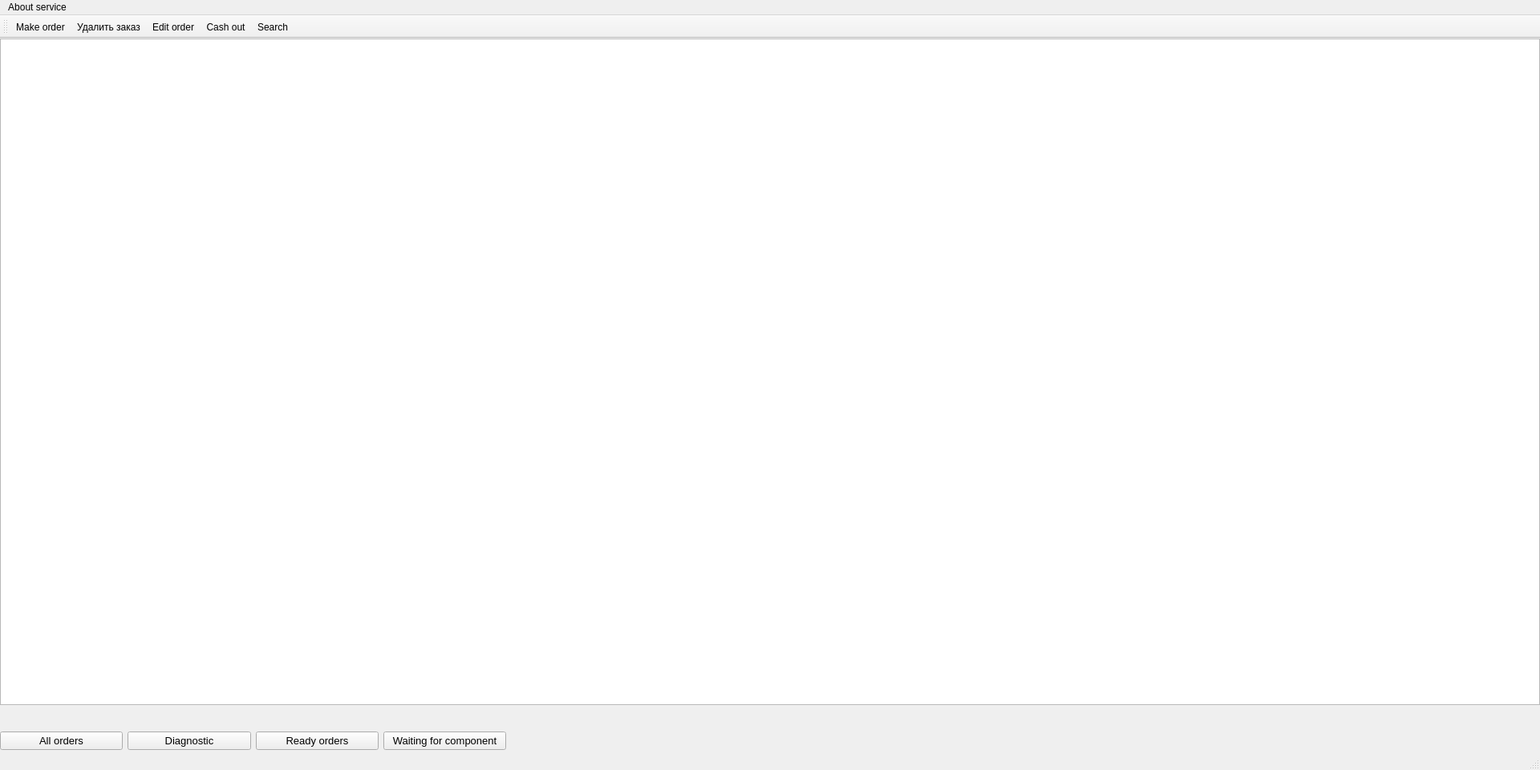
<?xml version="1.0" encoding="UTF-8"?>
<ui version="4.0">
 <class>MainWindow</class>
 <widget class="QMainWindow" name="MainWindow">
  <property name="geometry">
   <rect>
    <x>0</x>
    <y>0</y>
    <width>1920</width>
    <height>960</height>
   </rect>
  </property>
  <property name="windowTitle">
   <string>Repair</string>
  </property>
  <widget class="QWidget" name="centralwidget">
   <widget class="QTableView" name="tableView">
    <property name="geometry">
     <rect>
      <x>0</x>
      <y>0</y>
      <width>1920</width>
      <height>831</height>
     </rect>
    </property>
   </widget>
   <widget class="QWidget" name="layoutWidget">
    <property name="geometry">
     <rect>
      <x>0</x>
      <y>850</y>
      <width>631</width>
      <height>51</height>
     </rect>
    </property>
    <layout class="QGridLayout" name="gridLayout">
     <property name="sizeConstraint">
      <enum>QLayout::SetDefaultConstraint</enum>
     </property>
     <item row="0" column="2">
      <widget class="QPushButton" name="pb_view">
       <property name="sizePolicy">
        <sizepolicy hsizetype="Minimum" vsizetype="Fixed">
         <horstretch>0</horstretch>
         <verstretch>0</verstretch>
        </sizepolicy>
       </property>
       <property name="font">
        <font>
         <pointsize>10</pointsize>
        </font>
       </property>
       <property name="text">
        <string>Ready orders</string>
       </property>
      </widget>
     </item>
     <item row="0" column="4">
      <widget class="QPushButton" name="pb_component">
       <property name="font">
        <font>
         <pointsize>10</pointsize>
        </font>
       </property>
       <property name="text">
        <string>Waiting for component</string>
       </property>
      </widget>
     </item>
     <item row="0" column="0">
      <widget class="QPushButton" name="pb_all">
       <property name="font">
        <font>
         <pointsize>10</pointsize>
        </font>
       </property>
       <property name="text">
        <string>All orders</string>
       </property>
      </widget>
     </item>
     <item row="0" column="1">
      <widget class="QPushButton" name="pb_diagnostic">
       <property name="font">
        <font>
         <pointsize>10</pointsize>
        </font>
       </property>
       <property name="text">
        <string>Diagnostic</string>
       </property>
      </widget>
     </item>
    </layout>
   </widget>
  </widget>
  <widget class="QMenuBar" name="menubar">
   <property name="geometry">
    <rect>
     <x>0</x>
     <y>0</y>
     <width>1920</width>
     <height>21</height>
    </rect>
   </property>
   <widget class="QMenu" name="menuAbout_service">
    <property name="title">
     <string>About service</string>
    </property>
    <addaction name="about_action"/>
   </widget>
   <addaction name="menuAbout_service"/>
  </widget>
  <widget class="QStatusBar" name="statusbar"/>
  <widget class="QToolBar" name="toolBar">
   <property name="windowTitle">
    <string>toolBar</string>
   </property>
   <attribute name="toolBarArea">
    <enum>TopToolBarArea</enum>
   </attribute>
   <attribute name="toolBarBreak">
    <bool>false</bool>
   </attribute>
   <addaction name="order_action"/>
   <addaction name="del_action"/>
   <addaction name="edit_action"/>
   <addaction name="cash_action"/>
   <addaction name="search_action"/>
  </widget>
  <action name="order_action">
   <property name="icon">
    <iconset resource="src.qrc">
     <normaloff>:/icons/pngwing.com (1).png</normaloff>:/icons/pngwing.com (1).png</iconset>
   </property>
   <property name="text">
    <string>Make order</string>
   </property>
  </action>
  <action name="del_action">
   <property name="checkable">
    <bool>true</bool>
   </property>
   <property name="checked">
    <bool>false</bool>
   </property>
   <property name="icon">
    <iconset resource="src.qrc">
     <normaloff>:/icons/delete.png</normaloff>:/icons/delete.png</iconset>
   </property>
   <property name="text">
    <string>Удалить заказ</string>
   </property>
   <property name="toolTip">
    <string>Delete order</string>
   </property>
  </action>
  <action name="edit_action">
   <property name="checkable">
    <bool>true</bool>
   </property>
   <property name="icon">
    <iconset resource="src.qrc">
     <normaloff>:/icons/edit.png</normaloff>:/icons/edit.png</iconset>
   </property>
   <property name="text">
    <string>Edit order</string>
   </property>
  </action>
  <action name="cash_action">
   <property name="icon">
    <iconset resource="src.qrc">
     <normaloff>:/icons/cash.png</normaloff>:/icons/cash.png</iconset>
   </property>
   <property name="text">
    <string>Cash out</string>
   </property>
  </action>
  <action name="search_action">
   <property name="icon">
    <iconset resource="src.qrc">
     <normaloff>:/icons/search.png</normaloff>:/icons/search.png</iconset>
   </property>
   <property name="text">
    <string>Search...</string>
   </property>
   <property name="toolTip">
    <string>Search for</string>
   </property>
  </action>
  <action name="about_action">
   <property name="text">
    <string>About</string>
   </property>
  </action>
 </widget>
 <resources>
  <include location="src.qrc"/>
 </resources>
 <connections/>
</ui>
